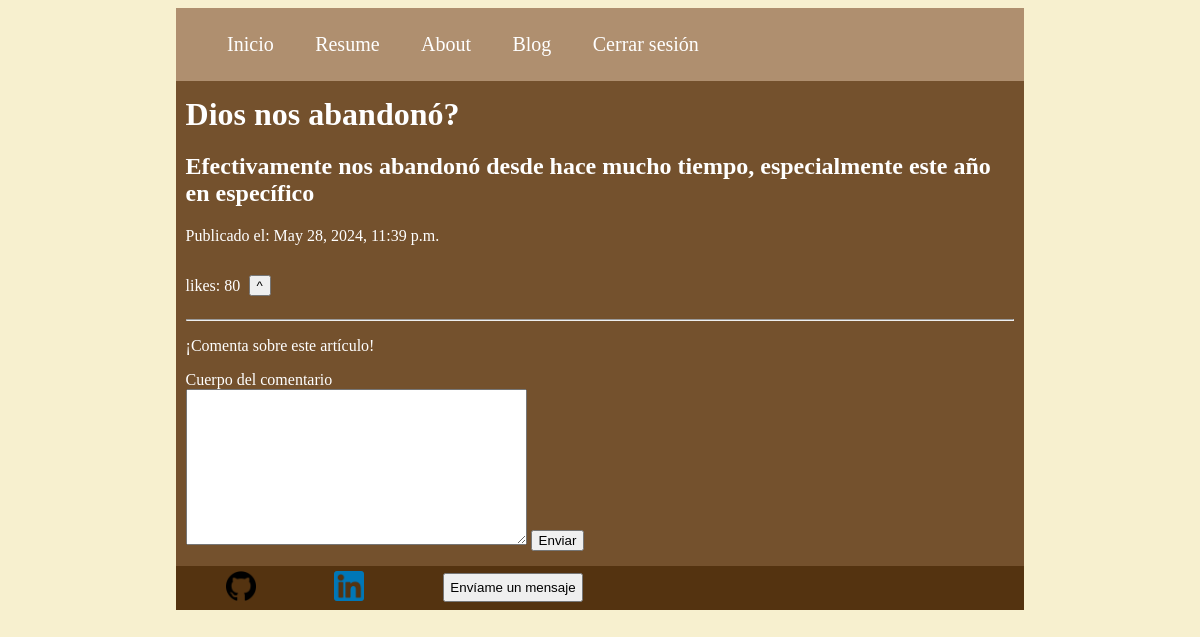
/articulo/3 (signed in), run on an earlier commit of the app's database.
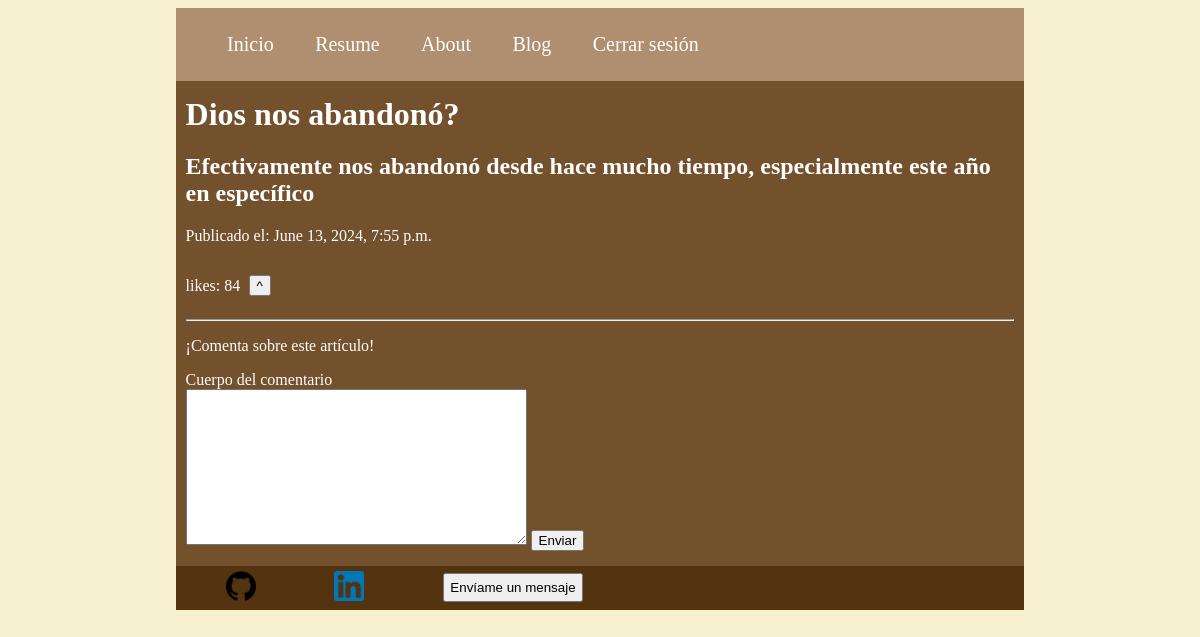
And on a later commit of the database.
### Informacion/models.py (models this page shows)
class Articulo(models.Model):
    titulo = models.CharField(max_length=100)
    contenido = models.CharField(max_length=5000)
    fecha_publicacion = models.DateTimeField(auto_now=True)
    likes = models.IntegerField()

### Informacion/views.py (the view)
# urls.py: path("articulo/<int:id>", views.articulo, name="articulo"),
def articulo(request, id):
    articulo = get_object_or_404(Articulo, pk=id)
    if request.method == 'POST' :
        Comentario.objects.create(autor = request.POST['autor'],
                                contenido = request.POST['cuerpo'], articulo = articulo)
        return HttpResponseRedirect(reverse("Informacion:articulo", args=(id,)))
    comentarios = articulo.comentario_set.order_by("-fecha_publicacion")
    return render(request, "Informacion/articulo.html", {
        'articulo' : articulo,
        'form' : HacerComentario(),
        'comentarios' : comentarios,
        'id' : id,
    })

### Informacion/forms.py
class HacerComentario(forms.Form):
    nombre = forms.CharField(label="Nombre", max_length=150)
    cuerpo = forms.CharField(widget=forms.Textarea)

### Informacion/templates/Informacion/articulo.html (shortened to what this page needs)
{% extends "Informacion/base.html" %}
{% block contenido %}
{% load static %}
<link rel="stylesheet" href="{% static 'styles/articulo.css' %}">
<h1>{{articulo.titulo}}</h1>
<h2>{{articulo.contenido}}</h2>
<p>Publicado el: {{articulo.fecha_publicacion}}</p>
<div class="likes">
    <p>likes: {{articulo.likes}}</p>
    {% if user.is_authenticated %}
    <form action="{% url "Informacion:aumentarLike" id%}" class="aumentar-like">
        <button>^</button>
    </form>
    {% endif %}
</div>
<hr>
{% if user.is_authenticated %}
<form method="POST">
    <p>¡Comenta sobre este artículo!</p>
    <label>Cuerpo del comentario</label> <br>
    {{ form.cuerpo }}
    <button>Enviar</button>
</form>
{% else %}
<p>¡Necesitas iniciar sesión para comentar artículos!</p>
{% endif %}
{% endblock contenido %}

What changed in the data, as far as the page shows it:
changed Articulo "Dios nos abandonó?": fecha_publicacion "May 28, 2024, 11:39 p.m." → "June 13, 2024, 7:55 p.m."; likes "80" → "84"
